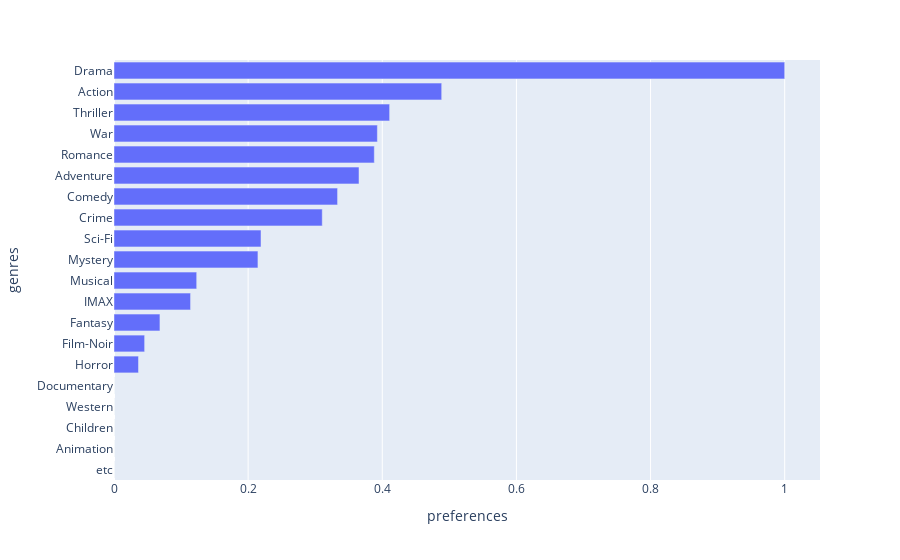

The code cell stored with this chart in its notebook:
### Code cell
import plotly.express as px
fig = px.bar(preferred_genre.sort_values(by="preferences", ascending=True), x="preferences", y="genres")
fig.show()

### Figure 1 — Plotly figure (JSON) as saved in the notebook; plotly's stock layout.template omitted (floating-point values rounded to 4 significant figures)
{"data": [{"alignmentgroup": "True", "hovertemplate": "preferences=%{x}<br>genres=%{y}<extra></extra>", "legendgroup": "", "marker": {"color": "#636efa", "pattern": {"shape": ""}}, "name": "", "offsetgroup": "", "orientation": "h", "showlegend": false, "textposition": "auto", "type": "bar", "x": [0, 0, 0, 0, 0, 0.03653, 0.04566, 0.06849, 0.1142, 0.1233, 0.2146, 0.2192, 0.3105, 0.3333, 0.3653, 0.3881, 0.3927, 0.411, 0.4886, 1], "xaxis": "x", "y": ["etc", "Animation", "Children", "Western", "Documentary", "Horror", "Film-Noir", "Fantasy", "IMAX", "Musical", "Mystery", "Sci-Fi", "Crime", "Comedy", "Adventure", "Romance", "War", "Thriller", "Action", "Drama"], "yaxis": "y"}], "layout": {"barmode": "relative", "legend": {"tracegroupgap": 0}, "margin": {"t": 60}, "xaxis": {"anchor": "y", "domain": [0, 1], "title": {"text": "preferences"}}, "yaxis": {"anchor": "x", "domain": [0, 1], "title": {"text": "genres"}}}}
